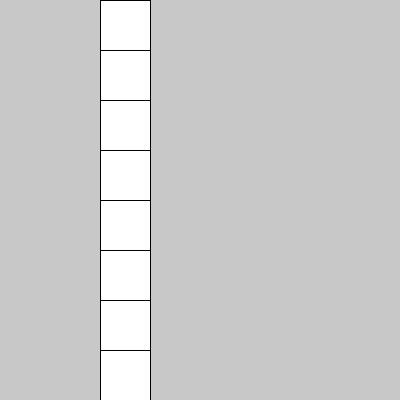
Frame 1 (no input)
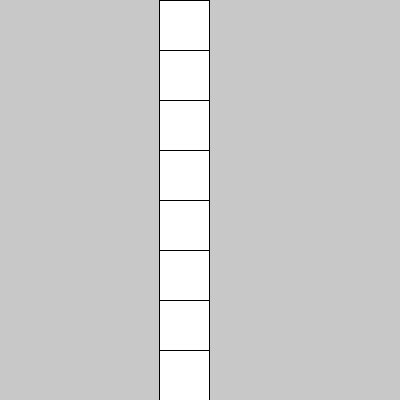
Frame 60 (the mouse pressed at the canvas centre just before this capture)
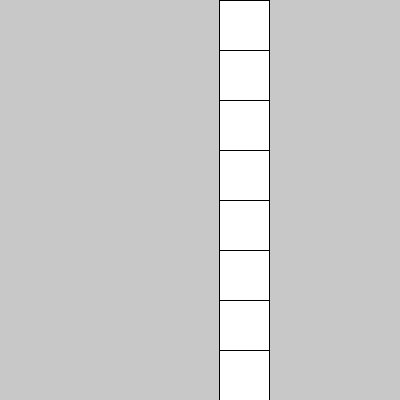
Frame 120 (the mouse held since frame 60 and released just before this capture)

The Processing sketch that drew these frames (run headless with seeded random() and noise(); from frame 60 on, the mouse is pressed at the canvas centre):

// Processing sketch: rect_for_01
// ── rect_for_01.pde
int posX = 100;
int dir = 1;
int cantidad = 10;
int tam = 50;

void setup(){
  size(400, 400);
}

void draw(){
  background(200);
  for(int i=0; i<= cantidad; i++){
    rect(posX, i * tam, tam, tam);
  }
  
  posX += dir;
    
  if(posX >= width-tam || posX <= 0){
    dir = dir * -1;
  }
}
